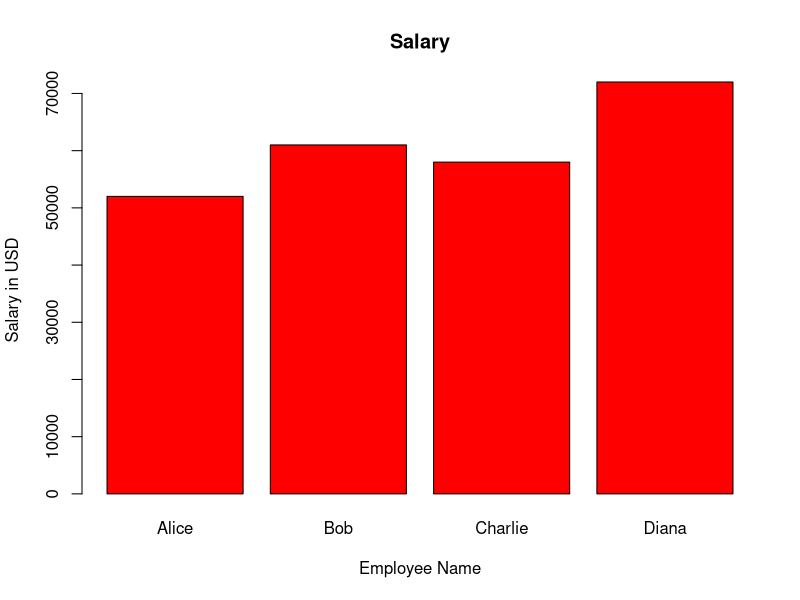

Generate this figure with R: (Note: this script raises an error after producing the figure.)


# 1. Create Data (a table called a Data Frame)
# We define names, salaries, and departments
employees <- data.frame(
  name       = c("Alice", "Bob", "Charlie", "Diana"),
  salary     = c(52000, 61000, 58000, 72000),
  department = c("IT", "HR", "IT", "Finance")
)

# 2. View the table in the Console
print("Employee List:")
print(employees)

# 3. Calculate the Average Salary
# We use the mean() function on the 'salary' column
average_salary <- mean(employees$salary)

# 4. Print the result with a message
# The message() function combines text and our calculation
message("The average salary in the company is: $", average_salary)

# 5. Create a Simple Chart (Bar Plot)
# This helps us see who earns the most visually
barplot(employees$salary, 
        names.arg = employees$name, 
        col       = "red", 
        main      = "Salary",
        ylab      = "Salary in USD",
        xlab      = "Employee Name")

# Create a new column 'bonus' by multiplying salary by 0.10
employees$bonus <- employees$salary * 0.10


# Create a new column 'age' 
employees$age <- year - birthyear


# Create a 'total_pay' column
employees$total_pay <- employees$salary + employees$bonus

print("Updated Table with Bonuses:")
print(employees)
